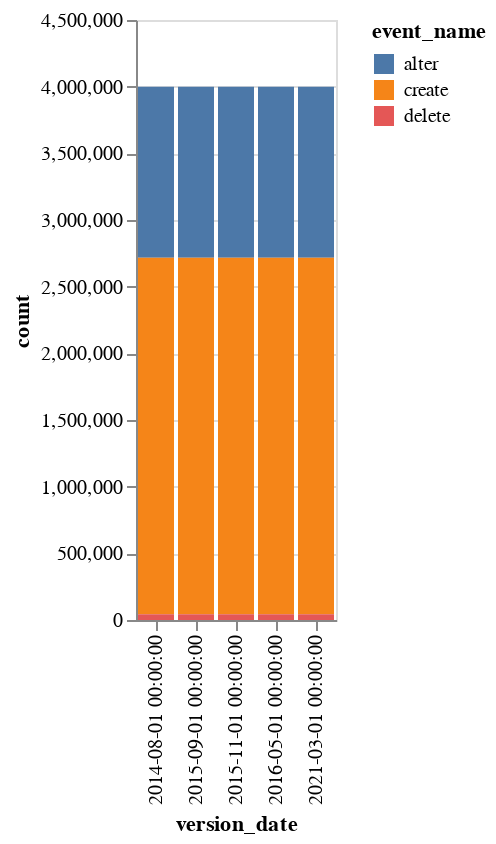

Notebook code cell kept with this figure:
### Code cell
alt.Chart(event_counts.to_pandas()).mark_bar().encode(
    x="version_date", y="count", color="event_name"
)

### Figure 1 — Vega-Lite specification as saved in the notebook (floating-point values rounded to 4 significant figures)
{"config": {"view": {"continuousWidth": 400, "continuousHeight": 300}}, "data": {"name": "data-dc1c6fb0cc45d521471d1e652a79ffec"}, "mark": "bar", "encoding": {"color": {"field": "event_name", "type": "nominal"}, "x": {"field": "version_date", "type": "nominal"}, "y": {"field": "count", "type": "quantitative"}}, "$schema": "https://vega.github.io/schema/vega-lite/v4.17.0.json", "datasets": {"data-dc1c6fb0cc45d521471d1e652a79ffec": [{"version_date": "2014-08-01 00:00:00", "event_name": "alter", "count": 1283661}, {"version_date": "2014-08-01 00:00:00", "event_name": "create", "count": 2673315}, {"version_date": "2014-08-01 00:00:00", "event_name": "delete", "count": 43215}, {"version_date": "2015-09-01 00:00:00", "event_name": "alter", "count": 1283661}, {"version_date": "2015-09-01 00:00:00", "event_name": "create", "count": 2673315}, {"version_date": "2015-09-01 00:00:00", "event_name": "delete", "count": 43215}, {"version_date": "2015-11-01 00:00:00", "event_name": "alter", "count": 1283661}, {"version_date": "2015-11-01 00:00:00", "event_name": "create", "count": 2673315}, {"version_date": "2015-11-01 00:00:00", "event_name": "delete", "count": 43215}, {"version_date": "2016-05-01 00:00:00", "event_name": "alter", "count": 1283661}, {"version_date": "2016-05-01 00:00:00", "event_name": "create", "count": 2673315}, {"version_date": "2016-05-01 00:00:00", "event_name": "delete", "count": 43215}, {"version_date": "2021-03-01 00:00:00", "event_name": "alter", "count": 1283661}, {"version_date": "2021-03-01 00:00:00", "event_name": "create", "count": 2673315}, {"version_date": "2021-03-01 00:00:00", "event_name": "delete", "count": 43215}]}}
